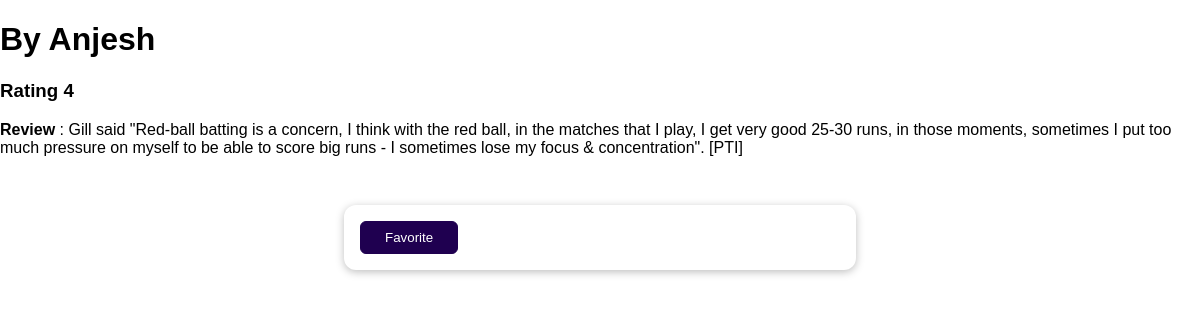
/reviews/1, run on the app's committed database.
### reviews/models.py (models this page shows)
class Review(models.Model):
    user_name = models.CharField(max_length=100)
    review_text = models.TextField()
    rating = models.IntegerField()

### reviews/views.py (the view)
# urls.py: path("reviews/<int:pk>", views.SingleReviewView.as_view()),
class SingleReviewView(DetailView):
    template_name = "reviews/single_review.html"
    model = Review
    def get_context_data(self, **kwargs):
        context = super().get_context_data(**kwargs)
        loaded_review = self.object
        request = self.request
        favorite_id = request.session.get("favorite_review")
        context["is_favorite"] = favorite_id == str(loaded_review.id)
        return context

### reviews/templates/reviews/single_review.html (shortened to what this page needs)
{% extends "reviews/base.html" %}
{% block content %}
<h1> By {{ review.user_name }} </h1>
<h3> Rating {{ review.rating }} </h3>
<p><b>Review</b> : {{ review.review_text }} </p>
{% if is_favorite %}
<p>This is Favorite Review</p>
{% else %}
<form action="/reviews/favorite" method="POST">
<button> Favorite </button>
</form>
{% endif %}
{% endblock content %}

### reviews/templates/reviews/base.html (shortened to what this page needs)
{% load static %}
<!DOCTYPE html>
<html lang="en">
<head>
    <link rel="stylesheet" href="{% static "reviews/styles.css" %}">
</head>
<body>
    {% block content %}{% endblock  %}
</body>
</html>

### reviews/static/reviews/styles.css (style rules this page uses)
body { font-family: sans-serif; margin: 0; }
form { margin: 3rem auto; width: 90%; max-width: 30rem; padding: 1rem; border-radius: 12px; background-color: white; box-shadow: 0 2px 8px rgba(0, 0, 0, 0.26); }
button { cursor: pointer; padding: 0.5rem 1.5rem; border-radius: 6px; background-color: #1f0050; color: white; border: 1px solid #1f0050; }

### data on the page
Review: user_name "Anjesh", rating "4", review_text "Gill said \"Red-ball batting is a concern, I think with the red ball, in the matches that I play, I get very good 25-30 runs, in those moments, sometimes I put too much pressure on myself to be able to score big runs - I sometimes lose my focus & concentration\". [PTI]"
